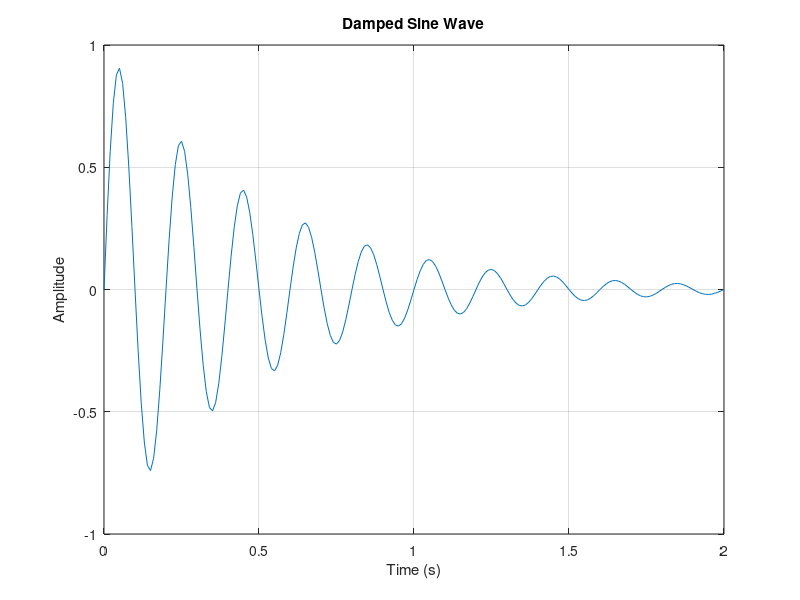

Reproduce this figure in MATLAB.
%x = A * exp(-alpha * t) .* sin(2* pi * f* t)
A = 1;
f = 5;
alpha = 2;
t = 0:0.01:2;
x = A * exp(-alpha*t) .* sin(2*pi*f*t);

plot(t, x);
title('Damped Sine Wave');
xlabel('Time (s)');
ylabel('Amplitude');
grid on;